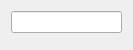
<?xml version="1.0" encoding="UTF-8"?>
<ui version="4.0">
 <class>Test</class>
 <widget class="QWidget" name="Test">
  <property name="geometry">
   <rect>
    <x>0</x>
    <y>0</y>
    <width>133</width>
    <height>38</height>
   </rect>
  </property>
  <property name="windowTitle">
   <string>Form</string>
  </property>
  <layout class="QVBoxLayout" name="verticalLayout">
   <item>
    <widget class="QLineEdit" name="lineEdit"/>
   </item>
   <item>
    <widget class="NumberEdit" name="widget" native="true"/>
   </item>
  </layout>
 </widget>
 <customwidgets>
  <customwidget>
   <class>NumberEdit</class>
   <extends>QWidget</extends>
   <header>extra_widgets/numberedit.h</header>
   <container>1</container>
  </customwidget>
 </customwidgets>
 <resources/>
 <connections/>
</ui>
